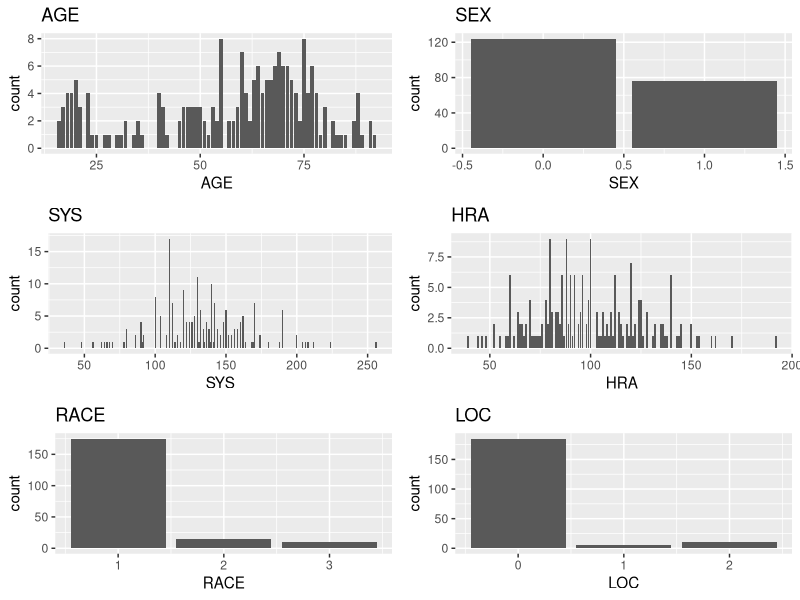

Write R code to recreate this figure. (Note: this script raises an error after producing the figure.)
library(readxl)
library(dplyr)
library(ggplot2)
library(pheatmap)
library(gridExtra)
#install.packages("pheatmap")
#install.packages(c("ggplot2", "gridExtra"))


#1
#Loading the excel
icu_data <- read_excel("icu.xlsx")
#Remove ID
icu_data <- select(icu_data, -ID)
#All variables except the target STA
icu_data_no_STA <- select(icu_data, -STA)

head(icu_data)

#Ensure all columns are integers
icu_data <- icu_data %>% mutate_all(as.integer)
#Summary
summary(icu_data)

#Structure
str(icu_data)
#Distribution of the target variable STA
table(icu_data$STA)
40 / 160
#Check for correlation against STA
cor(icu_data$STA, icu_data[,-1])

#Bar plots list
bar_plot_variables <- c("AGE", "SEX", "SYS", "HRA", "RACE", "LOC")

#Bar plots for distribution
bar_plots <- lapply(bar_plot_variables, function(x) {
  ggplot(icu_data, aes_string(x)) +
    geom_bar() +
    labs(title = x)
})

#Plot each to see the distribution
grid.arrange(grobs = bar_plots, ncol = 2)

#2
#Apply drop conditions only those where TYP == 1
icu_data <- filter(icu_data, TYP == 1)
contingency_table <- table(icu_data$SEX, icu_data$STA)


dimnames(contingency_table) <- list(Gender = c("Male", "Female"), 
                                    Status = c("Lived", "Died"))

print(contingency_table)




total_males <- sum(contingency_table[1,])
total_females <- sum(contingency_table[2,])

prob_survival_male <- contingency_table["Male", "Lived"] / total_males
prob_survival_female <- contingency_table["Female", "Lived"] / total_females
total_survival <- sum(contingency_table[, "Lived"]) / sum(contingency_table)

cat("Probability of survival - Males:", prob_survival_male, "\n")
cat("Probability of survival - Females:", prob_survival_female, "\n")
cat("Total probability of survival:", total_survival, "\n")


#3
#############################################


# Create a 2x2 contingency table for Type of Admission (TYP) and Status (STA)
contingency_table_TYP_STA <- table(icu_data$TYP, icu_data$STA)
dimnames(contingency_table_TYP_STA) <- list(Type_of_Admission = c("Elective", "Emergency"), 
                                            Status = c("Lived", "Died"))
print("Contingency Table for Type of Admission vs Status:")
print(contingency_table_TYP_STA)

# Calculate probabilities of survival 
total_elective <- sum(contingency_table_TYP_STA["Elective",])
total_emergency <- sum(contingency_table_TYP_STA["Emergency",])

prob_survival_elective <- contingency_table_TYP_STA["Elective", "Lived"] / total_elective
prob_survival_emergency <- contingency_table_TYP_STA["Emergency", "Lived"] / total_emergency

cat("Probability of survival - Elective Admission:", prob_survival_elective, "\n")
cat("Probability of survival - Emergency Admission:", prob_survival_emergency, "\n")

# Calculate odds of survival
odds_survival_elective <- contingency_table_TYP_STA["Elective", "Lived"] / contingency_table_TYP_STA["Elective", "Died"]
odds_survival_emergency <- contingency_table_TYP_STA["Emergency", "Lived"] / contingency_table_TYP_STA["Emergency", "Died"]

cat("Odds of survival - Elective Admission:", odds_survival_elective, "\n")
cat("Odds of survival - Emergency Admission:", odds_survival_emergency, "\n")

# Calculate the odds ratio
odds_ratio <- (contingency_table_TYP_STA["Elective", "Lived"] / contingency_table_TYP_STA["Elective", "Died"]) / 
              (contingency_table_TYP_STA["Emergency", "Lived"] / contingency_table_TYP_STA["Emergency", "Died"])

cat("Odds Ratio of survival comparing Elective to Emergency Admissions:", odds_ratio, "\n")
#b
##################
ggplot(icu_data, aes(x = AGE, y = STA)) +
  geom_jitter(width = 0.2, height = 0.05, alpha = 0.5) + 
  labs(x = "Age", y = "Status (0=Lived, 1=Died)", title = "Scatterplot of STA by AGE") +
  theme_minimal()
#c
######################
icu_data$AGE_CAT <- cut(icu_data$AGE, 
                        breaks=c(14, 24, 34, 44, 54, 64, 74, 84, 94, Inf), 
                        labels=c(1, 2, 3, 4, 5, 6, 7, 8, 9),
                        right=TRUE)

# Check the newly created AGE_CAT variable
table(icu_data$AGE_CAT)

# Calculate the proportion (mean) of STA for each AGE_CAT
age_cat_proportion <- icu_data %>%
  group_by(AGE_CAT) %>%
  summarise(ProportionOfSurvival = mean(STA, na.rm=TRUE))

# Plotting the proportions with respect to AGE_CAT
ggplot(age_cat_proportion, aes(x = AGE_CAT, y = ProportionOfSurvival)) +
  geom_bar(stat="identity", fill="skyblue") +
  scale_y_continuous(labels=scales::percent_format()) +
  labs(title = "Age Category vs. Proportion of Death",
       x = "Age Category",
       y = "Proportion of Death") +
  theme_minimal()

#d
#########################
#fit a logistic regression model
logistic_model <- glm(STA ~ AGE, data = icu_data, family = "binomial")
summary(logistic_model)

#f
#############################
aic_value <- AIC(logistic_model)
cat("AIC value for the logistic model:", aic_value, "\n")
n <- nobs(logistic_model)
k <- length(coefficients(logistic_model))
loglike_val <- logLik(logistic_model)
bic_value <- -2*loglike_val + k*log(n)
cat("BIC value for the logistic model:", bic_value, "\n")
#deviation
deviance_val <- deviance(logistic_model)
cat("Deviance value for the logistic model:", deviance_val, "\n")

#g
################################
# Predicting the logit values using the fitted logistic regression model
icu_data$logit_values <- predict(logistic_model, type = "link")

# Creating a scatterplot of the predicted logit values by AGE
ggplot(icu_data, aes(x = AGE, y = logit_values)) +
  geom_point(alpha = 0.6) + 
  labs(title = "Scatterplot of Predicted Logit Values by AGE",
       x = "Age",
       y = "Predicted Logit Values") +
  theme_minimal()

#h
#############################
# Compute the probabilities of survival from the logits
icu_data$predicted_probabilities <- plogis(icu_data$logit_values)

# Plotting the sigmoid curve of predicted probabilities by AGE
ggplot(icu_data, aes(x = AGE, y = predicted_probabilities)) +
  geom_point(alpha = 0.6) + 
  labs(title = "Sigmoid Curve of Predicted Probabilities by AGE",
       x = "Age",
       y = "Predicted Probabilities") +
  theme_minimal()
